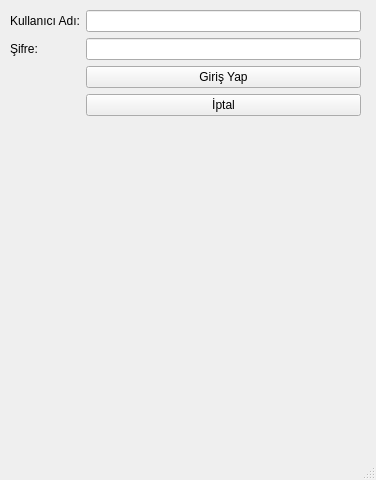
<?xml version="1.0" encoding="UTF-8"?>
<ui version="4.0">
 <class>MainWindow</class>
 <widget class="QMainWindow" name="MainWindow">
  <property name="geometry">
   <rect>
    <x>0</x>
    <y>0</y>
    <width>376</width>
    <height>480</height>
   </rect>
  </property>
  <property name="windowTitle">
   <string>MainWindow</string>
  </property>
  <widget class="QWidget" name="centralwidget">
   <widget class="QWidget" name="formLayoutWidget">
    <property name="geometry">
     <rect>
      <x>10</x>
      <y>10</y>
      <width>351</width>
      <height>421</height>
     </rect>
    </property>
    <layout class="QFormLayout" name="formLayout">
     <item row="0" column="0">
      <widget class="QLabel" name="label">
       <property name="text">
        <string>Kullanıcı Adı:</string>
       </property>
      </widget>
     </item>
     <item row="0" column="1">
      <widget class="QLineEdit" name="txtUserInput"/>
     </item>
     <item row="1" column="0">
      <widget class="QLabel" name="label_2">
       <property name="text">
        <string>Şifre:</string>
       </property>
      </widget>
     </item>
     <item row="1" column="1">
      <widget class="QLineEdit" name="txtSifre">
       <property name="echoMode">
        <enum>QLineEdit::Password</enum>
       </property>
      </widget>
     </item>
     <item row="2" column="1">
      <widget class="QPushButton" name="btGiris">
       <property name="text">
        <string>Giriş Yap</string>
       </property>
      </widget>
     </item>
     <item row="3" column="1">
      <widget class="QPushButton" name="btIptal">
       <property name="text">
        <string>İptal</string>
       </property>
      </widget>
     </item>
     <item row="4" column="1">
      <widget class="QLabel" name="lblSonuc">
       <property name="text">
        <string/>
       </property>
      </widget>
     </item>
    </layout>
   </widget>
  </widget>
  <widget class="QMenuBar" name="menubar">
   <property name="geometry">
    <rect>
     <x>0</x>
     <y>0</y>
     <width>376</width>
     <height>21</height>
    </rect>
   </property>
  </widget>
  <widget class="QStatusBar" name="statusbar"/>
 </widget>
 <resources/>
 <connections/>
</ui>
